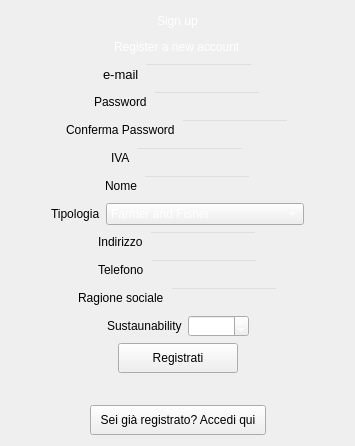
      <widget class="QWidget" name="page_register">
       <layout class="QVBoxLayout" name="verticalLayout_9">
        <item>
         <layout class="QHBoxLayout" name="horizontalLayout_21">
          <item>
           <spacer name="horizontalSpacer_25">
            <property name="orientation">
             <enum>Qt::Horizontal</enum>
            </property>
            <property name="sizeHint" stdset="0">
             <size>
              <width>40</width>
              <height>20</height>
             </size>
            </property>
           </spacer>
          </item>
          <item>
           <widget class="QLabel" name="label_7">
            <property name="styleSheet">
             <string notr="true">font: 36pt &quot;MS Shell Dlg 2&quot;; color:rgb(255, 255, 255)</string>
            </property>
            <property name="text">
             <string>Sign up</string>
            </property>
           </widget>
          </item>
          <item>
           <spacer name="horizontalSpacer_26">
            <property name="orientation">
             <enum>Qt::Horizontal</enum>
            </property>
            <property name="sizeHint" stdset="0">
             <size>
              <width>40</width>
              <height>20</height>
             </size>
            </property>
           </spacer>
          </item>
         </layout>
        </item>
        <item>
         <layout class="QHBoxLayout" name="horizontalLayout_22">
          <item>
           <spacer name="horizontalSpacer_27">
            <property name="orientation">
             <enum>Qt::Horizontal</enum>
            </property>
            <property name="sizeHint" stdset="0">
             <size>
              <width>40</width>
              <height>20</height>
             </size>
            </property>
           </spacer>
          </item>
          <item>
           <widget class="QLabel" name="label_8">
            <property name="styleSheet">
             <string notr="true">font: 16pt &quot;MS Shell Dlg 2&quot;;color:rgb(255, 255, 255)</string>
            </property>
            <property name="text">
             <string>Register a new account</string>
            </property>
           </widget>
          </item>
          <item>
           <spacer name="horizontalSpacer_28">
            <property name="orientation">
             <enum>Qt::Horizontal</enum>
            </property>
            <property name="sizeHint" stdset="0">
             <size>
              <width>40</width>
              <height>20</height>
             </size>
            </property>
           </spacer>
          </item>
         </layout>
        </item>
        <item>
         <layout class="QHBoxLayout" name="horizontalLayout_23">
          <item>
           <spacer name="horizontalSpacer_37">
            <property name="orientation">
             <enum>Qt::Horizontal</enum>
            </property>
            <property name="sizeHint" stdset="0">
             <size>
              <width>40</width>
              <height>20</height>
             </size>
            </property>
           </spacer>
          </item>
          <item>
           <widget class="QLabel" name="label_9">
            <property name="font">
             <font>
              <family>MS Shell Dlg 2</family>
              <pointsize>10</pointsize>
              <weight>50</weight>
              <italic>false</italic>
              <bold>false</bold>
             </font>
            </property>
            <property name="styleSheet">
             <string notr="true">font: 10pt &quot;MS Shell Dlg 2&quot;;</string>
            </property>
            <property name="text">
             <string>e-mail</string>
            </property>
           </widget>
          </item>
          <item>
           <widget class="QLineEdit" name="register_emailfield">
            <property name="styleSheet">
             <string notr="true">background-color:rgba(0,0,0,0);
font: 12pt &quot;MS Shell Dlg 2&quot;;</string>
            </property>
           </widget>
          </item>
          <item>
           <spacer name="horizontalSpacer_29">
            <property name="orientation">
             <enum>Qt::Horizontal</enum>
            </property>
            <property name="sizeHint" stdset="0">
             <size>
              <width>40</width>
              <height>20</height>
             </size>
            </property>
           </spacer>
          </item>
         </layout>
        </item>
        <item>
         <layout class="QHBoxLayout" name="horizontalLayout_24">
          <item>
           <spacer name="horizontalSpacer_41">
            <property name="orientation">
             <enum>Qt::Horizontal</enum>
            </property>
            <property name="sizeHint" stdset="0">
             <size>
              <width>40</width>
              <height>20</height>
             </size>
            </property>
           </spacer>
          </item>
          <item>
           <widget class="QLabel" name="label_10">
            <property name="styleSheet">
             <string notr="true">font: 10pt &quot;MS Shell Dlg 2&quot;;</string>
            </property>
            <property name="text">
             <string>Password</string>
            </property>
           </widget>
          </item>
          <item>
           <widget class="QLineEdit" name="register_passwordfield">
            <property name="styleSheet">
             <string notr="true">background-color:rgba(0,0,0,0);
font: 12pt &quot;MS Shell Dlg 2&quot;;</string>
            </property>
            <property name="echoMode">
             <enum>QLineEdit::Password</enum>
            </property>
           </widget>
          </item>
          <item>
           <spacer name="horizontalSpacer_30">
            <property name="orientation">
             <enum>Qt::Horizontal</enum>
            </property>
            <property name="sizeHint" stdset="0">
             <size>
              <width>40</width>
              <height>20</height>
             </size>
            </property>
           </spacer>
          </item>
         </layout>
        </item>
        <item>
         <layout class="QHBoxLayout" name="horizontalLayout_25">
          <item>
           <spacer name="horizontalSpacer_39">
            <property name="orientation">
             <enum>Qt::Horizontal</enum>
            </property>
            <property name="sizeHint" stdset="0">
             <size>
              <width>40</width>
              <height>20</height>
             </size>
            </property>
           </spacer>
          </item>
          <item>
           <widget class="QLabel" name="label_11">
            <property name="styleSheet">
             <string notr="true">font: 10pt &quot;MS Shell Dlg 2&quot;;</string>
            </property>
            <property name="text">
             <string>Conferma Password</string>
            </property>
           </widget>
          </item>
          <item>
           <widget class="QLineEdit" name="register_confirmpasswordfield">
            <property name="styleSheet">
             <string notr="true">background-color:rgba(0,0,0,0);
font: 12pt &quot;MS Shell Dlg 2&quot;;</string>
            </property>
            <property name="echoMode">
             <enum>QLineEdit::Password</enum>
            </property>
           </widget>
          </item>
          <item>
           <spacer name="horizontalSpacer_31">
            <property name="orientation">
             <enum>Qt::Horizontal</enum>
            </property>
            <property name="sizeHint" stdset="0">
             <size>
              <width>40</width>
              <height>20</height>
             </size>
            </property>
           </spacer>
          </item>
         </layout>
        </item>
        <item>
         <layout class="QHBoxLayout" name="horizontalLayout_29">
          <item>
           <spacer name="horizontalSpacer_40">
            <property name="orientation">
             <enum>Qt::Horizontal</enum>
            </property>
            <property name="sizeHint" stdset="0">
             <size>
              <width>40</width>
              <height>20</height>
             </size>
            </property>
           </spacer>
          </item>
          <item>
           <widget class="QLabel" name="label_16">
            <property name="styleSheet">
             <string notr="true">font: 10pt &quot;MS Shell Dlg 2&quot;;</string>
            </property>
            <property name="text">
             <string>IVA</string>
            </property>
           </widget>
          </item>
          <item>
           <widget class="QLineEdit" name="register_ivafield">
            <property name="styleSheet">
             <string notr="true">background-color:rgba(0,0,0,0);
font: 12pt &quot;MS Shell Dlg 2&quot;;</string>
            </property>
           </widget>
          </item>
          <item>
           <spacer name="horizontalSpacer_36">
            <property name="orientation">
             <enum>Qt::Horizontal</enum>
            </property>
            <property name="sizeHint" stdset="0">
             <size>
              <width>40</width>
              <height>20</height>
             </size>
            </property>
           </spacer>
          </item>
         </layout>
        </item>
        <item>
         <layout class="QHBoxLayout" name="horizontalLayout_30">
          <item>
           <spacer name="horizontalSpacer_52">
            <property name="orientation">
             <enum>Qt::Horizontal</enum>
            </property>
            <property name="sizeHint" stdset="0">
             <size>
              <width>40</width>
              <height>20</height>
             </size>
            </property>
           </spacer>
          </item>
          <item>
           <widget class="QLabel" name="label_17">
            <property name="styleSheet">
             <string notr="true">font: 10pt &quot;MS Shell Dlg 2&quot;;</string>
            </property>
            <property name="text">
             <string>Nome</string>
            </property>
           </widget>
          </item>
          <item>
           <widget class="QLineEdit" name="register_nomefield">
            <property name="styleSheet">
             <string notr="true">background-color:rgba(0,0,0,0);
font: 12pt &quot;MS Shell Dlg 2&quot;;</string>
            </property>
           </widget>
          </item>
          <item>
           <spacer name="horizontalSpacer_38">
            <property name="orientation">
             <enum>Qt::Horizontal</enum>
            </property>
            <property name="sizeHint" stdset="0">
             <size>
              <width>40</width>
              <height>20</height>
             </size>
            </property>
           </spacer>
          </item>
         </layout>
        </item>
        <item>
         <layout class="QHBoxLayout" name="horizontalLayout_31">
          <item>
           <spacer name="horizontalSpacer_53">
            <property name="orientation">
             <enum>Qt::Horizontal</enum>
            </property>
            <property name="sizeHint" stdset="0">
             <size>
              <width>40</width>
              <height>20</height>
             </size>
            </property>
           </spacer>
          </item>
          <item>
           <widget class="QLabel" name="label_18">
            <property name="styleSheet">
             <string notr="true">font: 10pt &quot;MS Shell Dlg 2&quot;;</string>
            </property>
            <property name="text">
             <string>Tipologia</string>
            </property>
           </widget>
          </item>
          <item>
           <widget class="QComboBox" name="register_tipologiacomboBox">
            <property name="styleSheet">
             <string notr="true">color:rgb(255, 255, 255);
font: 12pt &quot;MS Shell Dlg 2&quot;;</string>
            </property>
            <item>
             <property name="text">
              <string>Farmer and Fisher</string>
             </property>
            </item>
            <item>
             <property name="text">
              <string>Manifacture</string>
             </property>
            </item>
            <item>
             <property name="text">
              <string>Packer</string>
             </property>
            </item>
            <item>
             <property name="text">
              <string>Storage</string>
             </property>
            </item>
            <item>
             <property name="text">
              <string>Waste</string>
             </property>
            </item>
            <item>
             <property name="text">
              <string>Carrier</string>
             </property>
            </item>
            <item>
             <property name="text">
              <string>Retailer</string>
             </property>
            </item>
            <item>
             <property name="text">
              <string>Food and Beverage Hospitality</string>
             </property>
            </item>
           </widget>
          </item>
          <item>
           <spacer name="horizontalSpacer_54">
            <property name="orientation">
             <enum>Qt::Horizontal</enum>
            </property>
            <property name="sizeHint" stdset="0">
             <size>
              <width>40</width>
              <height>20</height>
             </size>
            </property>
           </spacer>
          </item>
         </layout>
        </item>
        <item>
         <layout class="QHBoxLayout" name="horizontalLayout_38">
          <item>
           <spacer name="horizontalSpacer_55">
            <property name="orientation">
             <enum>Qt::Horizontal</enum>
            </property>
            <property name="sizeHint" stdset="0">
             <size>
              <width>40</width>
              <height>20</height>
             </size>
            </property>
           </spacer>
          </item>
          <item>
           <widget class="QLabel" name="label_19">
            <property name="styleSheet">
             <string notr="true">font: 10pt &quot;MS Shell Dlg 2&quot;;</string>
            </property>
            <property name="text">
             <string>Indirizzo</string>
            </property>
           </widget>
          </item>
          <item>
           <widget class="QLineEdit" name="register_indirizzofield">
            <property name="styleSheet">
             <string notr="true">background-color:rgba(0,0,0,0);
font: 12pt &quot;MS Shell Dlg 2&quot;;</string>
            </property>
           </widget>
          </item>
          <item>
           <spacer name="horizontalSpacer_56">
            <property name="orientation">
             <enum>Qt::Horizontal</enum>
            </property>
            <property name="sizeHint" stdset="0">
             <size>
              <width>40</width>
              <height>20</height>
             </size>
            </property>
           </spacer>
          </item>
         </layout>
        </item>
        <item>
         <layout class="QHBoxLayout" name="horizontalLayout_39">
          <item>
           <spacer name="horizontalSpacer_57">
            <property name="orientation">
             <enum>Qt::Horizontal</enum>
            </property>
            <property name="sizeHint" stdset="0">
             <size>
              <width>40</width>
              <height>20</height>
             </size>
            </property>
           </spacer>
          </item>
          <item>
           <widget class="QLabel" name="label_20">
            <property name="styleSheet">
             <string notr="true">font: 10pt &quot;MS Shell Dlg 2&quot;;</string>
            </property>
            <property name="text">
             <string>Telefono</string>
            </property>
           </widget>
          </item>
          <item>
           <widget class="QLineEdit" name="register_telefonofield">
            <property name="styleSheet">
             <string notr="true">background-color:rgba(0,0,0,0);
font: 12pt &quot;MS Shell Dlg 2&quot;;</string>
            </property>
           </widget>
          </item>
          <item>
           <spacer name="horizontalSpacer_58">
            <property name="orientation">
             <enum>Qt::Horizontal</enum>
            </property>
            <property name="sizeHint" stdset="0">
             <size>
              <width>40</width>
              <height>20</height>
             </size>
            </property>
           </spacer>
          </item>
         </layout>
        </item>
        <item>
         <layout class="QHBoxLayout" name="horizontalLayout_41">
          <item>
           <spacer name="horizontalSpacer_62">
            <property name="orientation">
             <enum>Qt::Horizontal</enum>
            </property>
            <property name="sizeHint" stdset="0">
             <size>
              <width>40</width>
              <height>20</height>
             </size>
            </property>
           </spacer>
          </item>
          <item>
           <widget class="QLabel" name="label_22">
            <property name="styleSheet">
             <string notr="true">font: 10pt &quot;MS Shell Dlg 2&quot;;</string>
            </property>
            <property name="text">
             <string>Ragione sociale</string>
            </property>
           </widget>
          </item>
          <item>
           <widget class="QLineEdit" name="register_ragionesocialefield">
            <property name="styleSheet">
             <string notr="true">background-color:rgba(0,0,0,0);
font: 12pt &quot;MS Shell Dlg 2&quot;;</string>
            </property>
           </widget>
          </item>
          <item>
           <spacer name="horizontalSpacer_61">
            <property name="orientation">
             <enum>Qt::Horizontal</enum>
            </property>
            <property name="sizeHint" stdset="0">
             <size>
              <width>40</width>
              <height>20</height>
             </size>
            </property>
           </spacer>
          </item>
         </layout>
        </item>
        <item>
         <layout class="QHBoxLayout" name="horizontalLayout_40">
          <item>
           <spacer name="horizontalSpacer_59">
            <property name="orientation">
             <enum>Qt::Horizontal</enum>
            </property>
            <property name="sizeHint" stdset="0">
             <size>
              <width>40</width>
              <height>20</height>
             </size>
            </property>
           </spacer>
          </item>
          <item>
           <widget class="QLabel" name="label_21">
            <property name="styleSheet">
             <string notr="true">font: 10pt &quot;MS Shell Dlg 2&quot;;</string>
            </property>
            <property name="text">
             <string>Sustaunability</string>
            </property>
           </widget>
          </item>
          <item>
           <widget class="QDoubleSpinBox" name="register_sustainabilitydoubleSpinBox">
            <property name="styleSheet">
             <string notr="true">font: 12pt &quot;MS Shell Dlg 2&quot;;
color:rgb(255, 255, 255)</string>
            </property>
            <property name="minimum">
             <double>-99.989999999999995</double>
            </property>
           </widget>
          </item>
          <item>
           <spacer name="horizontalSpacer_60">
            <property name="orientation">
             <enum>Qt::Horizontal</enum>
            </property>
            <property name="sizeHint" stdset="0">
             <size>
              <width>40</width>
              <height>20</height>
             </size>
            </property>
           </spacer>
          </item>
         </layout>
        </item>
        <item>
         <layout class="QHBoxLayout" name="horizontalLayout_43">
          <item>
           <spacer name="horizontalSpacer_32">
            <property name="orientation">
             <enum>Qt::Horizontal</enum>
            </property>
            <property name="sizeHint" stdset="0">
             <size>
              <width>40</width>
              <height>20</height>
             </size>
            </property>
           </spacer>
          </item>
          <item>
           <widget class="QPushButton" name="bt_registrati_registrati">
            <property name="minimumSize">
             <size>
              <width>120</width>
              <height>30</height>
             </size>
            </property>
            <property name="styleSheet">
             <string notr="true">font: 14pt &quot;MS Shell Dlg 2&quot;;</string>
            </property>
            <property name="text">
             <string>Registrati</string>
            </property>
           </widget>
          </item>
          <item>
           <spacer name="horizontalSpacer_33">
            <property name="orientation">
             <enum>Qt::Horizontal</enum>
            </property>
            <property name="sizeHint" stdset="0">
             <size>
              <width>40</width>
              <height>20</height>
             </size>
            </property>
           </spacer>
          </item>
         </layout>
        </item>
        <item>
         <layout class="QHBoxLayout" name="horizontalLayout_44">
          <item>
           <spacer name="horizontalSpacer_65">
            <property name="orientation">
             <enum>Qt::Horizontal</enum>
            </property>
            <property name="sizeHint" stdset="0">
             <size>
              <width>40</width>
              <height>20</height>
             </size>
            </property>
           </spacer>
          </item>
          <item>
           <widget class="QLabel" name="register_signalError">
            <property name="minimumSize">
             <size>
              <width>0</width>
              <height>20</height>
             </size>
            </property>
            <property name="styleSheet">
             <string notr="true">font: 16pt &quot;MS Shell Dlg 2&quot;;color:rgb(255, 0, 0)</string>
            </property>
            <property name="text">
             <string/>
            </property>
           </widget>
          </item>
          <item>
           <spacer name="horizontalSpacer_66">
            <property name="orientation">
             <enum>Qt::Horizontal</enum>
            </property>
            <property name="sizeHint" stdset="0">
             <size>
              <width>40</width>
              <height>20</height>
             </size>
            </property>
           </spacer>
          </item>
         </layout>
        </item>
        <item>
         <layout class="QHBoxLayout" name="horizontalLayout_26">
          <item>
           <spacer name="horizontalSpacer_34">
            <property name="orientation">
             <enum>Qt::Horizontal</enum>
            </property>
            <property name="sizeHint" stdset="0">
             <size>
              <width>40</width>
              <height>20</height>
             </size>
            </property>
           </spacer>
          </item>
          <item>
           <widget class="QPushButton" name="bt_registrati_accedi">
            <property name="minimumSize">
             <size>
              <width>120</width>
              <height>30</height>
             </size>
            </property>
            <property name="styleSheet">
             <string notr="true">font: 14pt &quot;MS Shell Dlg 2&quot;;</string>
            </property>
            <property name="text">
             <string>  Sei già registrato? Accedi qui  </string>
            </property>
           </widget>
          </item>
          <item>
           <spacer name="horizontalSpacer_35">
            <property name="orientation">
             <enum>Qt::Horizontal</enum>
            </property>
            <property name="sizeHint" stdset="0">
             <size>
              <width>40</width>
              <height>20</height>
             </size>
            </property>
           </spacer>
          </item>
         </layout>
        </item>
       </layout>
      </widget>
